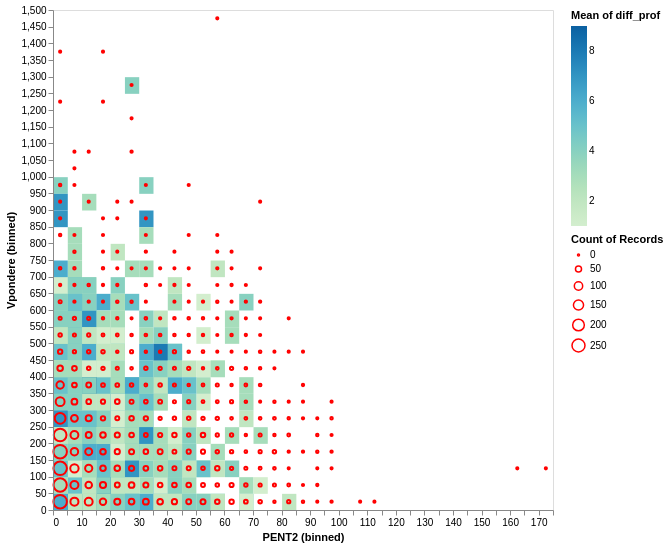

Notebook cell for this chart:
### Markdown cell above
##### Question 7

### Code cell
bins = 50
df_eco_2015_V['diff_prof'] = df_eco_2015_V.PROF2 - df_eco_2015_V.PROF1
points = altair.Chart(df_eco_2015_V).mark_circle(filled=False, color='red').encode(
    altair.X('PENT2', type='quantitative').bin(maxbins=bins),
    altair.Y('Vpondere', type='quantitative').bin(maxbins=bins),
    altair.Size("count()")
).properties(
    width=500,
    height=500
)

heatmap = altair.Chart(df_eco_2015_V).mark_rect().encode(
    altair.X('PENT2', type='quantitative').bin(maxbins=bins),
    altair.Y('Vpondere', type='quantitative').bin(maxbins=bins),
    altair.Color("mean(diff_prof)").scale(scheme="greenblue"),
    tooltip=[
        altair.Tooltip("PENT2", title="mean slope"),
        altair.Tooltip("Vpondere", title="wood volume"),
        altair.Tooltip("count()", title="number of sites")
    ]
).properties(
    width=500,
    height=500
)

heatmap + points

### Figure 1 — Vega specification as saved in the notebook (floating-point values rounded to 4 significant figures; data arrays with more than 128 entries replaced by an {"elided": "..."} marker saying what was removed)
{"$schema": "https://vega.github.io/schema/vega/v6.json", "data": [{"name": "source_0"}, {"name": "data_0", "values": {"elided": "296 records"}}, {"name": "data_1", "values": {"elided": "1558 records"}}, {"name": "data_1_color_domain_mean_diff_prof", "values": [{"min": 1.0, "max": 9.0}]}, {"name": "data_0_size_domain___count", "values": [{"min": 1, "max": 274}]}], "signals": [{"name": "layer_1_bin_maxbins_50_PENT2_bins", "value": {"fields": ["PENT2"], "fname": "bin_PENT2", "start": 0.0, "step": 5.0, "stop": 175.0}}, {"name": "layer_1_bin_maxbins_50_Vpondere_bins", "value": {"fields": ["Vpondere"], "fname": "bin_Vpondere", "start": 0.0, "step": 50.0, "stop": 1500.0}}], "marks": [{"type": "rect", "name": "layer_0_marks", "from": {"data": "data_1"}, "encode": {"update": {"y": {"field": "bin_maxbins_50_Vpondere_end", "scale": "y", "offset": {"signal": "0.5 + (abs(scale(\"y\", datum[\"bin_maxbins_50_Vpondere_end\"]) - scale(\"y\", datum[\"bin_maxbins_50_Vpondere\"])) < 0.25 ? -0.5 * (0.25 - (abs(scale(\"y\", datum[\"bin_maxbins_50_Vpondere_end\"]) - scale(\"y\", datum[\"bin_maxbins_50_Vpondere\"])))) : 0)"}}, "tooltip": {"signal": "{\"mean slope\": format(datum[\"PENT2\"], \"\"), \"wood volume\": format(datum[\"Vpondere\"], \"\"), \"number of sites\": format(datum[\"__count\"], \"\")}"}, "fill": {"field": "mean_diff_prof", "scale": "color"}, "x": {"field": "bin_maxbins_50_PENT2_end", "scale": "x", "offset": {"signal": "0.5 + (abs(scale(\"x\", datum[\"bin_maxbins_50_PENT2_end\"]) - scale(\"x\", datum[\"bin_maxbins_50_PENT2\"])) < 0.25 ? 0.5 * (0.25 - (abs(scale(\"x\", datum[\"bin_maxbins_50_PENT2_end\"]) - scale(\"x\", datum[\"bin_maxbins_50_PENT2\"])))) : 0)"}}, "x2": {"field": "bin_maxbins_50_PENT2", "scale": "x", "offset": {"signal": "0.5 + (abs(scale(\"x\", datum[\"bin_maxbins_50_PENT2_end\"]) - scale(\"x\", datum[\"bin_maxbins_50_PENT2\"])) < 0.25 ? -0.5 * (0.25 - (abs(scale(\"x\", datum[\"bin_maxbins_50_PENT2_end\"]) - scale(\"x\", datum[\"bin_maxbins_50_PENT2\"])))) : 0)"}}, "y2": {"field": "bin_maxbins_50_Vpondere", "scale": "y", "offset": {"signal": "0.5 + (abs(scale(\"y\", datum[\"bin_maxbins_50_Vpondere_end\"]) - scale(\"y\", datum[\"bin_maxbins_50_Vpondere\"])) < 0.25 ? 0.5 * (0.25 - (abs(scale(\"y\", datum[\"bin_maxbins_50_Vpondere_end\"]) - scale(\"y\", datum[\"bin_maxbins_50_Vpondere\"])))) : 0)"}}}}, "style": ["rect"]}, {"type": "symbol", "name": "layer_1_marks", "from": {"data": "data_0"}, "encode": {"update": {"stroke": {"value": "red"}, "x": {"signal": "scale(\"x\", 0.5 * datum[\"bin_maxbins_50_PENT2\"] + 0.5 * datum[\"bin_maxbins_50_PENT2_end\"])"}, "size": {"field": "__count", "scale": "size"}, "y": {"signal": "scale(\"y\", 0.5 * datum[\"bin_maxbins_50_Vpondere\"] + 0.5 * datum[\"bin_maxbins_50_Vpondere_end\"])"}, "shape": {"value": "circle"}, "fill": {"value": "transparent"}}}, "style": ["circle"]}], "scales": [{"name": "x", "type": "linear", "domain": {"signal": "[layer_1_bin_maxbins_50_PENT2_bins.start, layer_1_bin_maxbins_50_PENT2_bins.stop]"}, "range": [0, {"signal": "width"}], "bins": {"signal": "layer_1_bin_maxbins_50_PENT2_bins"}, "zero": false}, {"name": "y", "type": "linear", "domain": {"signal": "[layer_1_bin_maxbins_50_Vpondere_bins.start, layer_1_bin_maxbins_50_Vpondere_bins.stop]"}, "range": [{"signal": "height"}, 0], "bins": {"signal": "layer_1_bin_maxbins_50_Vpondere_bins"}, "zero": false}, {"name": "color", "type": "linear", "domain": [{"signal": "(data(\"data_1_color_domain_mean_diff_prof\")[0] || {}).min"}, {"signal": "(data(\"data_1_color_domain_mean_diff_prof\")[0] || {}).max"}], "range": {"scheme": "greenblue"}, "zero": false, "interpolate": "hcl"}, {"name": "size", "type": "linear", "domain": [{"signal": "(data(\"data_0_size_domain___count\")[0] || {}).min"}, {"signal": "(data(\"data_0_size_domain___count\")[0] || {}).max"}], "range": [4, {"signal": "pow(0.95 * min(width / ((layer_1_bin_maxbins_50_PENT2_bins.stop - layer_1_bin_maxbins_50_PENT2_bins.start) / layer_1_bin_maxbins_50_PENT2_bins.step), height / ((layer_1_bin_maxbins_50_Vpondere_bins.stop - layer_1_bin_maxbins_50_Vpondere_bins.start) / layer_1_bin_maxbins_50_Vpondere_bins.step)), 2)"}], "zero": true}], "axes": [{"scale": "x", "labelOverlap": true, "orient": "bottom", "labelFlush": true, "grid": false, "tickCount": {"signal": "ceil(width/10)"}, "title": "PENT2 (binned)", "zindex": 1}, {"scale": "y", "zindex": 1, "orient": "left", "labelOverlap": true, "title": "Vpondere (binned)", "tickCount": {"signal": "ceil(height/10)"}, "grid": false}], "background": "white", "height": 500, "legends": [{"fill": "color", "gradientLength": {"signal": "clamp(height, 64, 200)"}, "title": "Mean of diff_prof"}, {"size": "size", "symbolType": "circle", "title": "Count of Records", "encode": {"symbols": {"update": {"fill": {"value": "transparent"}, "stroke": {"value": "red"}}}}}], "padding": 5, "style": "cell", "width": 500}
